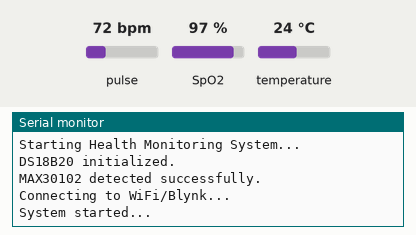
Simulated run of this sketch. Board: ESP8266 (NodeMCU). On the bench: the last lines printed to the serial monitor. Inputs (shaded band) come from the test bench; at power-on: pulse 72 bpm, temperature 24 °C, SpO2 97 %. WiFi joins after 1.5 s; servers stay silent unless stated.

Above: at 4.0 s.
4.1 s: pulse set to 70 bpm
At 11.5 s:
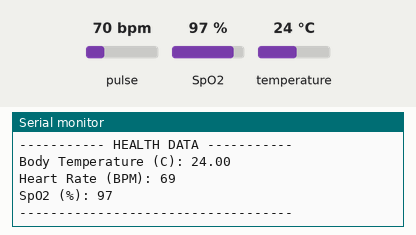
12.1 s: temperature set to 12 °C
13.6 s: SpO2 set to 80 %
15.1 s: temperature set to 19 °C
At 16.3 s:
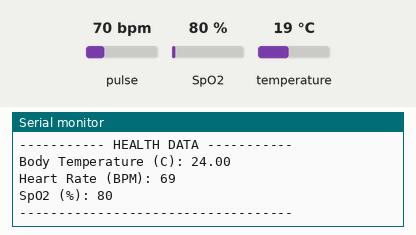

Measured:
- after the input at 4.1 s, the serial monitor: prints a new line after 6.5 s (image 1)

The sketch:

sketch_apr19a.ino
```cpp
#define BLYNK_TEMPLATE_ID "TMPL6yKLQ4Xmj"
#define BLYNK_TEMPLATE_NAME "Health Monitoring System"
#define BLYNK_AUTH_TOKEN "Y3rIwf0zyyJ9ZaXNzzoPFSVAqJPsUN4v"

#include <ESP8266WiFi.h>
#include <BlynkSimpleEsp8266.h>
#include <Wire.h>
#include "MAX30105.h"
#include "heartRate.h"
#include "spo2_algorithm.h"
#include <OneWire.h>
#include <DallasTemperature.h>

char ssid[] = "Rav";
char pass[] = "12345678";

// -------------------- Pin setup --------------------
#define DS18B20_PIN D4   // DS18B20 DATA pin

// -------------------- DS18B20 ----------------------
OneWire oneWire(DS18B20_PIN);
DallasTemperature bodyTempSensor(&oneWire);

// -------------------- MAX30102 ---------------------
MAX30105 particleSensor;
bool max30102Found = false;

// renamed from BUFFER_SIZE to avoid warning/conflict
#define SPO2_SAMPLES 100

uint32_t irBuffer[SPO2_SAMPLES];
uint32_t redBuffer[SPO2_SAMPLES];

int32_t spo2 = 0;
int8_t validSPO2 = 0;
int32_t heartRateCalc = 0;
int8_t validHeartRate = 0;

// Beat average
const byte RATE_SIZE = 4;
byte rates[RATE_SIZE];
byte rateSpot = 0;
long lastBeat = 0;
float beatsPerMinute = 0;
int beatAvg = 0;

// -------------------- Blynk ------------------------
BlynkTimer timer;

// -------------------- Functions --------------------
float getBodyTemperature()
{
  bodyTempSensor.requestTemperatures();
  float t = bodyTempSensor.getTempCByIndex(0);

  if (t == DEVICE_DISCONNECTED_C) {
    return -127.0;
  }
  return t;
}

void updateRealtimeHeartRate()
{
  if (!max30102Found) return;

  long irValue = particleSensor.getIR();

  // Stronger finger detection
  if (irValue < 70000) {
    beatAvg = 0;
    lastBeat = 0;
    return;
  }

  if (checkForBeat(irValue))
  {
    long currentBeat = millis();

    // Ignore first beat
    if (lastBeat == 0) {
      lastBeat = currentBeat;
      return;
    }

    long delta = currentBeat - lastBeat;
    lastBeat = currentBeat;

    float bpm = 60.0 / (delta / 1000.0);

    // Accept only realistic BPM
    if (bpm >= 45 && bpm <= 150)
    {
      rates[rateSpot++] = (byte)bpm;
      rateSpot %= RATE_SIZE;

      int sum = 0;
      int count = 0;

      for (byte i = 0; i < RATE_SIZE; i++) {
        if (rates[i] >= 45 && rates[i] <= 150) {
          sum += rates[i];
          count++;
        }
      }

      if (count > 0) {
        beatAvg = sum / count;
      }
    }
  }
}
bool fingerPresent()
{
  if (!max30102Found) return false;

  long irValue = particleSensor.getIR();
  return (irValue > 70000);
}

void updateSPO2andHR()
{
  if (!max30102Found) {
    validSPO2 = 0;
    validHeartRate = 0;
    spo2 = 0;
    heartRateCalc = 0;
    return;
  }

  if (!fingerPresent()) {
    validSPO2 = 0;
    validHeartRate = 0;
    spo2 = 0;
    heartRateCalc = 0;
    return;
  }

  for (int i = 0; i < SPO2_SAMPLES; i++)
  {
    while (particleSensor.available() == false) {
      particleSensor.check();
      yield();   // prevents ESP8266 watchdog reset
    }

    redBuffer[i] = particleSensor.getRed();
    irBuffer[i] = particleSensor.getIR();
    particleSensor.nextSample();
  }

  maxim_heart_rate_and_oxygen_saturation(
    irBuffer,
    SPO2_SAMPLES,
    redBuffer,
    &spo2,
    &validSPO2,
    &heartRateCalc,
    &validHeartRate
  );
}


void sendDataToBlynk()
{
  float bodyTemp = getBodyTemperature();
  updateSPO2andHR();

  int finalHR = 0;
  int finalSPO2 = 0;

  if (beatAvg >= 45 && beatAvg <= 150) {
    finalHR = beatAvg;
  } else if (validHeartRate && heartRateCalc >= 45 && heartRateCalc <= 150) {
    finalHR = heartRateCalc;
  }

  if (validSPO2 && spo2 >= 70 && spo2 <= 100) {
    finalSPO2 = spo2;
  }

  // 🚨 ALERT SECTION START

  // High Temperature
  if (bodyTemp > 38.0) {
    Blynk.logEvent("high_temperature", "High body temperature detected!");
  }

  // Low Temperature
  if (bodyTemp != -127.0 && bodyTemp < 35.0) {
    Blynk.logEvent("low_temperature", "Low body temperature detected!");
  }

  // High Heart Rate
  if (finalHR > 120) {
    Blynk.logEvent("high_heart_rate", "High heart rate detected!");
  }

  // Low Heart Rate
  if (finalHR > 0 && finalHR < 50) {
    Blynk.logEvent("low_heart_rate", "Low heart rate detected!");
  }

  // Low SpO2
  if (finalSPO2 > 0 && finalSPO2 < 90) {
    Blynk.logEvent("low_spo2_level", "Low SpO2 detected!");
  }

  // 🚨 ALERT SECTION END

  Serial.println("----------- HEALTH DATA -----------");

  if (bodyTemp == -127.0) {
    Serial.println("DS18B20 not detected. Check wiring/resistor.");
  } else {
    Serial.print("Body Temperature (C): ");
    Serial.println(bodyTemp);
    Blynk.virtualWrite(V0, bodyTemp);
  }

  if (!max30102Found) {
    Serial.println("MAX30102 not detected. Check wiring.");
    Blynk.virtualWrite(V1, 0);
    Blynk.virtualWrite(V2, 0);
  } else if (!fingerPresent()) {
    Serial.println("Place finger on MAX30102");
    Blynk.virtualWrite(V1, 0);
    Blynk.virtualWrite(V2, 0);
  } else {
    Serial.print("Heart Rate (BPM): ");
    Serial.println(finalHR);

    Serial.print("SpO2 (%): ");
    Serial.println(finalSPO2);

    if (finalHR > 0) {
      Blynk.virtualWrite(V1, finalHR);
    }
    if (finalSPO2 > 0) {
      Blynk.virtualWrite(V2, finalSPO2);
    }
  }

  Serial.println("-----------------------------------");
}


void setup()
{
  Serial.begin(115200);
  delay(1000);
  Serial.println();
  Serial.println("Starting Health Monitoring System...");

  // ESP8266 I2C pins
  Wire.begin(D2, D1); // SDA, SCL

  bodyTempSensor.begin();
  Serial.println("DS18B20 initialized.");

  max30102Found = particleSensor.begin(Wire, I2C_SPEED_STANDARD);

  if (!max30102Found)
  {
    Serial.println("MAX30102 not found. Check wiring.");
    Serial.println("System will continue for DS18B20 + Blynk debugging.");
  }
  else
  {
    Serial.println("MAX30102 detected successfully.");

    byte ledBrightness = 60;   // 0-255
    byte sampleAverage = 4;
    byte ledMode = 2;          // Red + IR
    int sampleRate = 100;
    int pulseWidth = 411;
    int adcRange = 4096;

    particleSensor.setup(ledBrightness, sampleAverage, ledMode, sampleRate, pulseWidth, adcRange);
    particleSensor.setPulseAmplitudeRed(0x24);
    particleSensor.setPulseAmplitudeIR(0x24);
    particleSensor.setPulseAmplitudeGreen(0);
  }

  Serial.println("Connecting to WiFi/Blynk...");
  Blynk.begin(BLYNK_AUTH_TOKEN, ssid, pass);

  timer.setInterval(40L, updateRealtimeHeartRate);
  timer.setInterval(3000L, sendDataToBlynk);

  Serial.println("System started...");
}

void loop()
{
  Blynk.run();
  timer.run();
}
```
